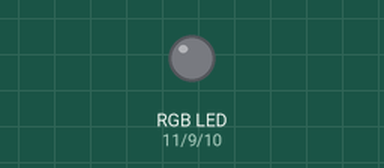
A sketch run on a simulated Arduino Uno, built with avr-gcc and run on an emulated ATmega328P. On the bench: an RGB LED mixed from three pins (HIGH = lit).

Above: at 0.15 s.
Timing chart, 0 to 1.6 s (numbered marks = the images above):
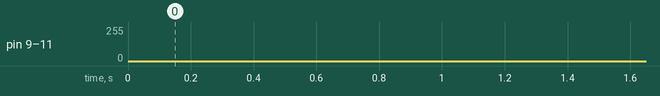

The sketch:

TrueColorLED.ino
```cpp
int R = 11;
int B = 10;
int G = 9;

void setup() {
  pinMode(R, OUTPUT);
  pinMode(G, OUTPUT);
  pinMode(B, OUTPUT);
}
void loop() {
  for (int brightness = 0; brightness < 255; brightness++) {
    analogWrite(R, brightness / 2);
    analogWrite(G, brightness);
    analogWrite(B, brightness);
    delay(2);
  }
  // fade the LED on thisPin from brithstest to off:
  for (int brightness = 255; brightness >= 0; brightness--) {
    analogWrite(R, brightness / 2);
    analogWrite(G, brightness);
    analogWrite(B, brightness);
    delay(1);
  }
  delay(500);
}
```
